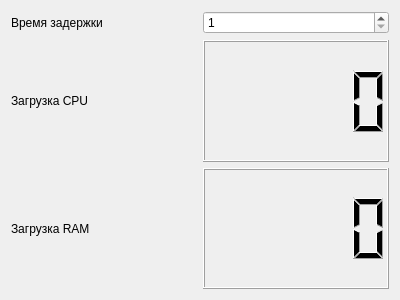
<?xml version="1.0" encoding="UTF-8"?>
<ui version="4.0">
 <class>Form</class>
 <widget class="QWidget" name="Form">
  <property name="geometry">
   <rect>
    <x>0</x>
    <y>0</y>
    <width>400</width>
    <height>300</height>
   </rect>
  </property>
  <property name="windowTitle">
   <string>Form</string>
  </property>
  <layout class="QGridLayout" name="gridLayout">
   <item row="0" column="0">
    <widget class="QLabel" name="labelDelay">
     <property name="text">
      <string>Время задержки</string>
     </property>
    </widget>
   </item>
   <item row="0" column="1">
    <widget class="QSpinBox" name="spinBox">
     <property name="minimum">
      <number>1</number>
     </property>
    </widget>
   </item>
   <item row="1" column="0">
    <widget class="QLabel" name="labelCPU">
     <property name="text">
      <string>Загрузка CPU</string>
     </property>
    </widget>
   </item>
   <item row="1" column="1">
    <widget class="QLCDNumber" name="lcdNumberCPU"/>
   </item>
   <item row="2" column="0">
    <widget class="QLabel" name="labelRAM">
     <property name="text">
      <string>Загрузка RAM</string>
     </property>
    </widget>
   </item>
   <item row="2" column="1">
    <widget class="QLCDNumber" name="lcdNumberRAM"/>
   </item>
  </layout>
 </widget>
 <resources/>
 <connections/>
</ui>
